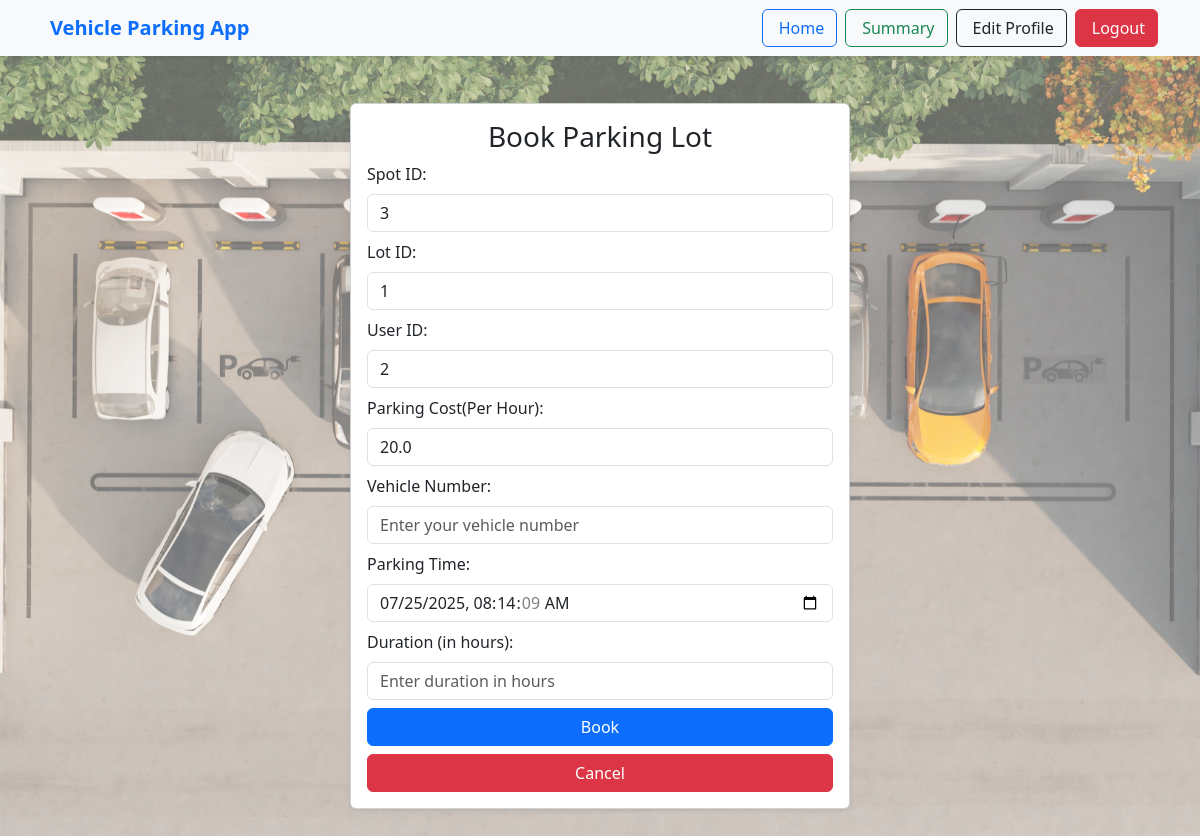
Page /book_parking_spot/1 (signed in) on the committed database.
### models/models.py (models this page shows)
class ParkingSpot(db.Model):
    id = db.Column(db.Integer, primary_key = True, autoincrement = True)
    lot_id = db.Column(db.Integer, db.ForeignKey('parking_lot.id'), nullable = False)
    status = db.Column(db.String(20), nullable = False)

class ParkingLot(db.Model):
    id = db.Column(db.Integer, primary_key = True, autoincrement = True)
    prime_location_name = db.Column(db.String(100), nullable = False)
    address = db.Column(db.String(250), nullable = False)
    pincode = db.Column(db.String(10), nullable = False)
    maximum_number_of_spots = db.Column(db.Integer, nullable = False)
    price = db.Column(db.Float, nullable = False)
    spot = db.relationship('ParkingSpot', backref='parking_lot', lazy=True,uselist=False)
    reserve = db.relationship('ReserveParkingSpot', backref='parking_lot', lazy=True, uselist=False)

### controller/routes.py (the view, shortened to what this page needs)
@app.route('/book_parking_spot/<int:lot_id>', methods=['GET', 'POST'])
def book_parking_spot(lot_id):
    if 'user_email' not in session:
        flash('Please log in to book a parking spot.', 'error')
        return redirect(url_for('login'))
    spot = ParkingSpot.query.get(lot_id)
    parking_lot = ParkingLot.query.get_or_404(lot_id)
    available_spot = ParkingSpot.query.filter_by(lot_id=lot_id, status='A').first()
    if not available_spot:
        flash('Parking spot not found!', 'error')
        return redirect(url_for('home'))
    parking_lot = ParkingLot.query.get(available_spot.lot_id)
    parking_timestamp = datetime.now()
    if request.method == 'GET':
        return render_template('book_parking_spot.html', spot=available_spot, parking_lot=parking_lot,parking_timestamp=parking_timestamp)

### templates/book_parking_spot.html (shortened to what this page needs)
{% extends 'base.html' %}
{% block content %}
<div class="container-fluid min-vh-100 d-flex justify-content-center align-items-center">
    <div class="card p-3 shadow-sm w-100" style="max-width: 500px;">
        <h3 class="text-center mb-2">Book Parking Lot</h3>
        <form method="POST" action={{ url_for('book_parking_spot', lot_id=parking_lot.id )}}>
            <div class="mb-2">
                <label for="spot_id" class="form-label">Spot ID:  </label>
                <input type="text" class="form-control" id="spot_id" name="spot_id" value="{{ spot.id }}" readonly>
            </div>
            <div class="mb-2">
                <label for="lot_id" class="form-label">Lot ID:  </label>
                <input type="text" class="form-control" id="lot_id" name="lot_id" value="{{ parking_lot.spot.lot_id }}" readonly>
            </div>
            <div class="mb-2">
                <label for="user_id" class="form-label">User ID:  </label>
                <input type="text" class="form-control" id="user_id" name="user_id" value="{{ session.get('user_id') }}" readonly>
            </div>
            <div class="mb-2">
                <label for="parking_cost" class="form-label">Parking Cost(Per Hour):  </label>
                <input type="text" class="form-control" id="parking_cost" name="parking_cost" value="{{ parking_lot.price }}" readonly>
            </div>
            <div class="mb-2">
                <label for="vehicle_no" class="form-label">Vehicle Number:  </label>
                <input type="text" class="form-control" id="vehicle_no" name="vehicle_no" placeholder="Enter your vehicle number">
            </div>
            <div class="mb-2">
                <label for="parking_timestamp" class="form-label">Parking Time:  </label>
                <input type="datetime-local" class="form-control" id="parking_timestamp" name="parking_timestamp" value="{{ parking_timestamp }}">
            </div>
            <div class="mb-2">
                <label for="duration" class="form-label">Duration (in hours):  </label>
                <input type="number" class="form-control" id="duration" name="duration" placeholder="Enter duration in hours">
            </div>
            <div class="d-grid">
                <button type="submit" class="btn btn-primary">Book</button>
            </div>
            <div class="d-grid mt-2">
                <a href="{{ url_for('home') }}" class="btn btn-danger">Cancel</a>
            </div>
        </form>
    </div>
</div>
{% endblock %}

### templates/base.html (style rules this page uses)
html, body { height: 100%; margin: 0; padding: 0; }
body { background-image: url('/static/back.jpg'); background-size: cover; background-repeat: no-repeat; background-position: center center; }

### rows in the picture
ParkingSpot: spot_id "3", lot_id "1"
ParkingLot: parking_cost "20.0"
